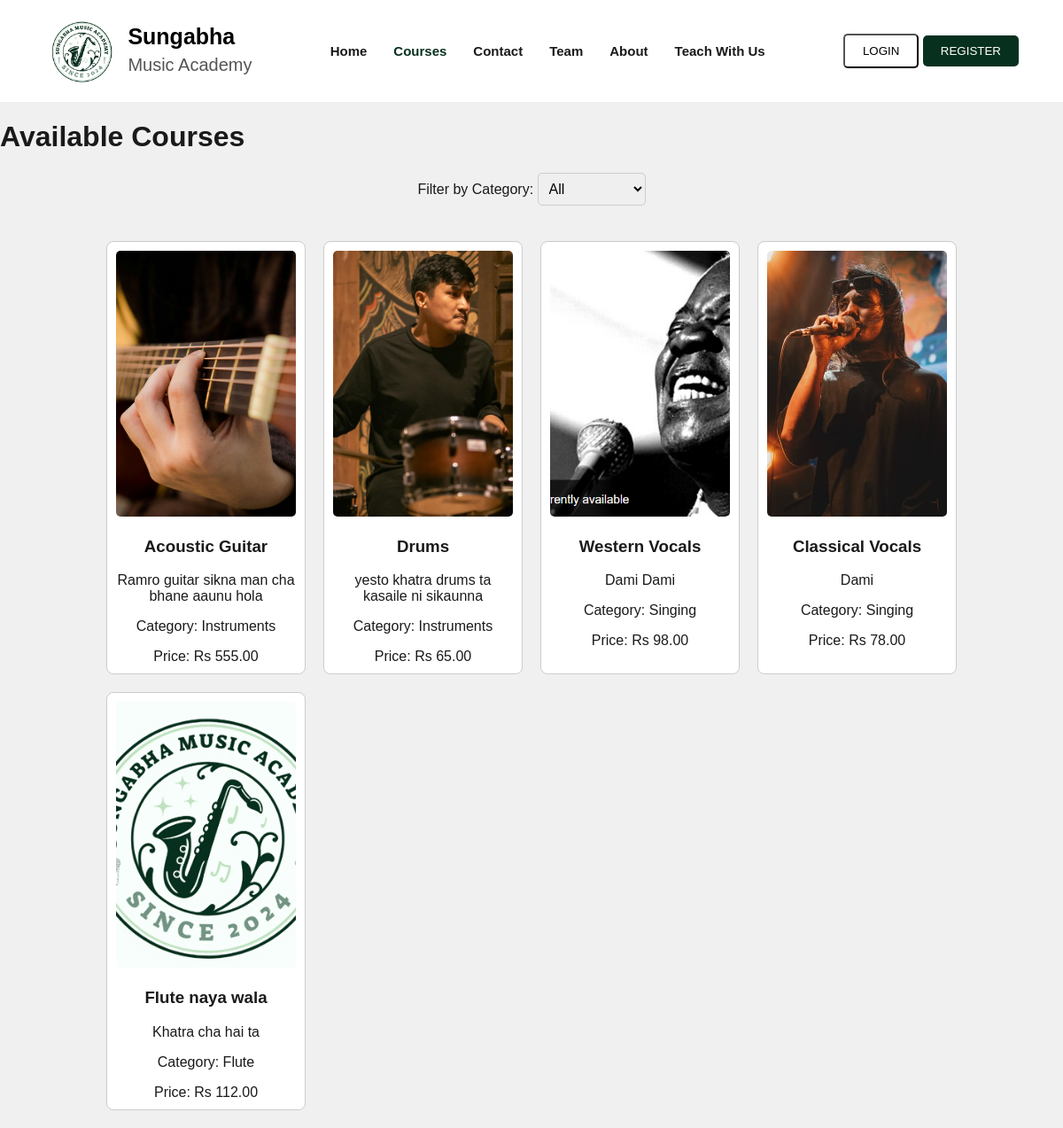
Page /courses/ on the committed database.
### music/models.py (models this page shows, shortened)
class Course(models.Model):
    CATEGORY_CHOICES = [
        ('Instruments', 'Instruments'),
        ('Singing', 'Singing'),
        ('Flute', 'Flute'),  # Add more categories if needed
    ]
    title = models.CharField(max_length=255)
    description = models.TextField(default="No description available")
    price = models.DecimalField(max_digits=10, decimal_places=2)
    image = models.ImageField(upload_to='course_images/', blank=True, null=True)
    category = models.CharField(max_length=20, choices=CATEGORY_CHOICES, default='Instruments')  # Add Category field

### music/views.py (the view)
# urls.py: path('courses/', views.courses_list, name='courses_list'),
def courses_list(request):
    category = request.GET.get('category', 'All')  # Get category from query parameters
    if category == 'All':
        courses = Course.objects.all()
    else:
        courses = Course.objects.filter(category=category)
    categories = ['All', 'Instruments', 'Singing', 'Flute']  # Add all possible categories
    return render(request, 'courses.html', {'courses': courses, 'categories': categories, 'selected_category': category})

### music/templates/courses.html (shortened to what this page needs)
{% load static %}
<!DOCTYPE html>
<html lang="en">
<head>
</head>
<body>
    <nav>
        <div class="logo-container">
            <img src="{% static 'images/LogoR.png' %}" alt="Sungabha Music Academy Logo">
            <div class="brand-text">
                <span class="brand-title">Sungabha</span>
                <span class="brand-subtitle">Music Academy</span>
            </div>
        </div>
        <div>
            <a href="{% url 'home' %}">Home</a>
            <a href="{% url 'courses_list' %}" class="active">Courses</a>
            <a href="contact.html">Contact</a>
            <a href="team.html">Team</a>
            <a href="about.html">About</a>
            <a href="teach-with-us.html">Teach With Us</a>
        </div>
        <div>
            <a href="login.html"><button class="btn-p">LOGIN</button></a>
            <a href="register.html"><button class="btn-primary">REGISTER</button></a>
        </div>
    </nav>
    <h1>Available Courses</h1>
    <div class="category-filter">
        <form method="GET">
            <label for="category">Filter by Category:</label>
            <select name="category" id="category" onchange="this.form.submit()">
                {% for cat in categories %}
                    <option value="{{ cat }}" {% if cat == selected_category %}selected{% endif %}>{{ cat }}</option>
                {% endfor %}
            </select>
        </form>
    </div>
    <div class="course-container">
        {% if courses %}
            {% for course in courses %}
                <div class="course-card">
                    <img src="{{ course.image.url }}" alt="{{ course.title }}" class="course-image">
                    <h3>{{ course.title }}</h3>
                    <p>{{ course.description }}</p>
                    <p>Category: {{ course.category }}</p>
                    <span>Price: Rs {{ course.price }}</span>
                </div>
            {% endfor %}
        {% else %}
            <p style="text-align:center;">No courses available.</p>
        {% endif %}
    </div>
</body>
</html>

### music/templates/courses.html (style rules this page uses)
body { margin: 0; padding: 0; box-sizing: border-box; font-family: Arial, sans-serif; background-color: #f0f0f0; color: #1a1a1a; }
nav { display: flex; justify-content: space-between; align-items: center; padding: 20px 50px; background-color: white; }
.logo-container { display: flex; align-items: center; gap: 10px; }
.logo-container img { height: 75px; width: auto; }
.brand-text { display: flex; flex-direction: column; line-height: 0.05; }
.brand-title { font-size: 25px; font-weight: bold; color: black; }
.brand-subtitle { font-size: 20px; color: #555; }
nav div:nth-child(2) { display: flex; gap: 30px; font-size: 15px; }
nav a { text-decoration: none; color: #1a1a1a; font-weight: bold; position: relative; }
nav a.active { color: #07301f; }
button { padding: 10px 20px; border-radius: 5px; cursor: pointer; transition: background-color 0.3s; background-color: white; }
.btn-primary { background-color: #07301f; color: white; border: none; }
.course-container { display: grid; grid-template-columns: repeat(4, 1fr); gap: 20px; padding: 20px; max-width: 80%; margin: 0 auto; }
.course-card { padding: 10px; border: 1px solid #ccc; border-radius: 8px; background-color: white; transition: transform 0.3s; text-align: center; }
.course-image { width: 100%; height: 300px; object-fit: cover; border-radius: 5px; }
.category-filter { text-align: center; margin: 20px 0; }
.category-filter select { padding: 8px; font-size: 16px; border-radius: 5px; border: 1px solid #ccc; }

### rows in the picture
Course: image (picture), title "Acoustic Guitar", description "Ramro guitar sikna man cha bhane aaunu hola", category "Instruments", price "555.00"
Course: image (picture), title "Drums", description "yesto khatra drums ta kasaile ni sikaunna", category "Instruments", price "65.00"
Course: image (picture), title "Western Vocals", description "Dami Dami", category "Singing", price "98.00"
Course: image (picture), title "Classical Vocals", description "Dami", category "Singing", price "78.00"
Course: image (picture), title "Flute naya wala", description "Khatra cha hai ta", category "Flute", price "112.00"

### other values in the picture
form field category "All"
